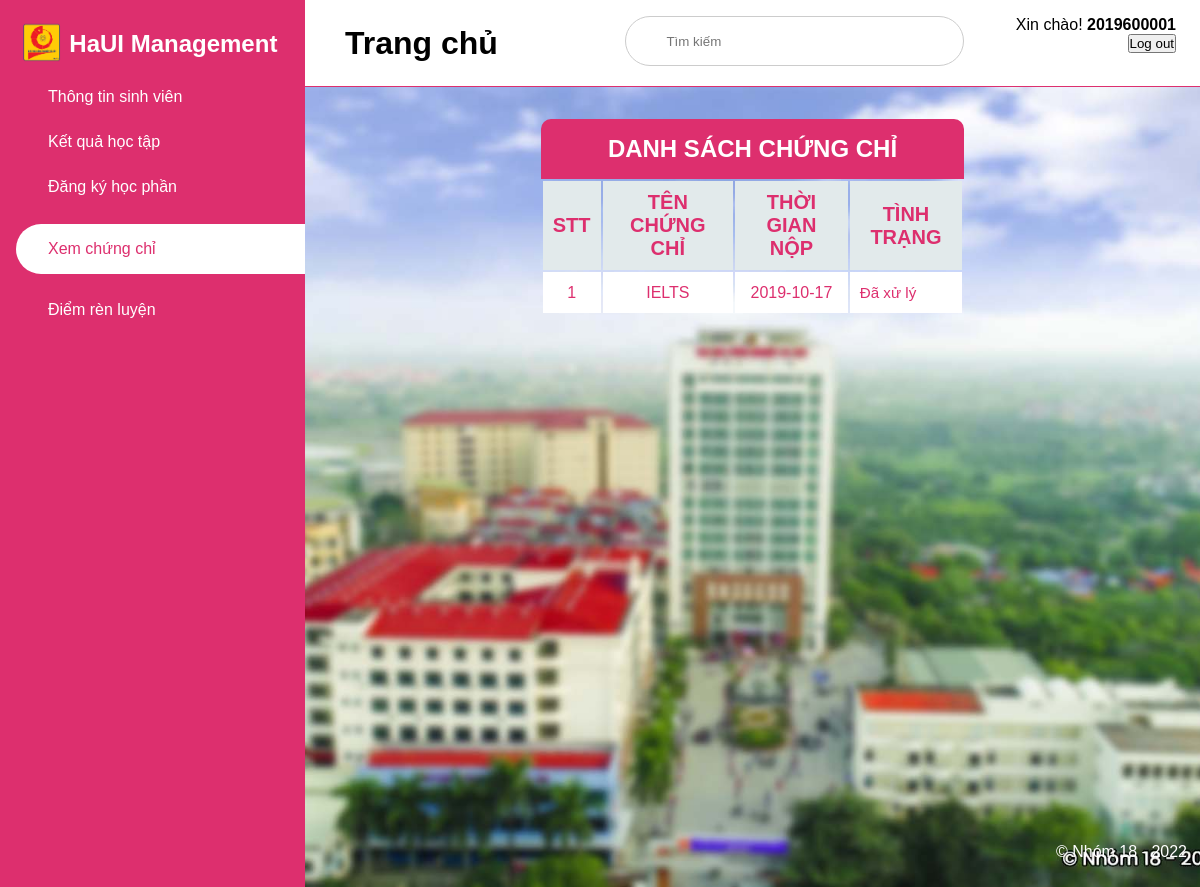
The app's page /xcc.php (signed in) with its own data.
### tables this page shows
CREATE TABLE `chungchi` (
  `id` int(11) NOT NULL,
  `ten_cc` varchar(255) NOT NULL,
  `thoi_gian_nop` date NOT NULL,
  `tinh_trang` varchar(255) NOT NULL,
  `sv_id` int(11) NOT NULL
);

### xcc.php (the view, shortened to what this page needs)
<?php
include('connection.php');
$student_id  = $_SESSION['username'];
?>
<!DOCTYPE html>
<html lang="en">
<head>
    <link rel="stylesheet" href="https://maxst.icons8.com/vue-static/landings/line-awesome/line-awesome/1.3.0/css/line-awesome.min.css">
    <link rel="stylesheet" href="https://cdn.jsdelivr.net/npm/bootstrap-icons@1.8.1/font/bootstrap-icons.css">
    <link rel="stylesheet" href="assets/frontend/css/style.css">
</head>
<body>
    <?php $page = "xcc"; include('common/menu.php'); ?>
    <div class="main-content">
        <header>
            <div class="name-content" style="line-height: 55px; width: 30%;">
                <h1>
                    <label for="nav-toggle">
                        <span class="las la-bars">
                        </span>
                    </label>
                    Trang chủ
                </h1>
            </div>
            <div class="search-wrapper">
                <input type="search" placeholder="Tìm kiếm">
            </div>
            <div class="user-wrapper">
                <div>
                    <form action="" method="POST">
                        <p>Xin chào! <b><?php echo $_SESSION['username']; ?></b></p>
                        <button name="btn_logout">
                            <span class="las la-power-off">Log out</span>
                        </button>
                    </form>
                </div>
            </div>
        </header>
        <main>
            <div>
                <form method="POST">
                    <h2>DANH SÁCH CHỨNG CHỈ</h2>
                    <table class="button-add">
                        <tr>
                            <th>STT</th>
                            <th>Tên chứng chỉ</th>
                            <th>Thời gian nộp</th>
                            <th>Tình trạng</th>
                        </tr>
                        <?php
                            $sql = "SELECT * FROM chungchi INNER JOIN sinhvien ON chungchi.sv_id = sinhvien.id WHERE sinhvien.ma_sv = $student_id ";
                            $query = mysqli_query($conn, $sql);
                            $i = 0;
                            if ($query) {
                                foreach ($query as $item) {
                                    $i++;
                                    echo "<tr>";
                                    echo "<td>" . $i . "</td>";
                                    echo "<td>" . $item['ten_cc'] . "</td>";
                                    echo "<td>" . $item['thoi_gian_nop'] . "</td>";
                                    echo "<td>" . $item['tinh_trang'] . "</td>";
                                }
                            }
                        ?>
                    </table>
                </form>
            </div>
        </main>
    </div>
</body>
</html>

### assets/frontend/css/style.css (style rules this page uses)
:root { --main-coler: #dd2f6e; --color-dark: #1d2231; --text-grey: #8390a2; --baseColor: #dd2f6e; --borderRadius: 10px; --imageBig: 100px; --imageSmall: 60px; --padding: 10px; }
* { padding: 0; margin: 0; box-sizing: border-box; list-style-type: none; text-decoration: none; font-family: "Poppins", sans-serif; }
.main-content { transition: margin-left 300ms; margin-left: 305px; }
header { height: 87px; display: flex; justify-content: space-between; padding: 1rem 1.5rem; position: fixed; align-content: center; left: 305px; width: calc(100% - 305px); top: 0; z-index: 100; transition: left 300ms; background: white; border-bottom: 1px solid var(--main-coler); }
header label span { font-size: 1.7rem; padding-right: 1rem; }
.user-wrapper { width: 20%; text-align: right; }
.search-wrapper { border: 1px solid #ccc; border-radius: 30px; height: 50px; display: flex; align-items: center; overflow: hidden; width: 40%; }
.search-wrapper input { padding: 0.5rem; border: none; outline: none; width: 50%; }
main { margin-top: 87px; padding: 2rem 1.5rem; min-height: 100vh; background-image: url("../images/cover.jpg"); background-position: center; background-repeat: no-repeat; background-size: cover; }
table td, th { color: var(--baseColor, 10%); padding: var(--padding); }
table td { text-align: center; vertical-align: middle; }
table td:last-child { font-size: 0.95em; line-height: 1.4; text-align: left; }
table th { background-color: #e2eaeb; font-weight: bold; font-size: 20px; text-transform: uppercase; }
table tr:nth-child(2n) { background-color: white; }
table tr:nth-child(2n + 1) { background-color: #dfe2e2; }
div form h2 { width: 50%; background-color: var(--baseColor); color: white; font-size: 1.5em; padding: 1rem; text-align: center; text-transform: uppercase; margin: auto; border-radius: 10px 10px 0 0; }
.button-add { width: 50%; margin: auto; }

### records on screen
chungchi: ten_cc "IELTS", thoi_gian_nop "2019-10-17", tinh_trang "Đã xử lý"

### other values on screen
$_SESSION['username'] "2019600001"
